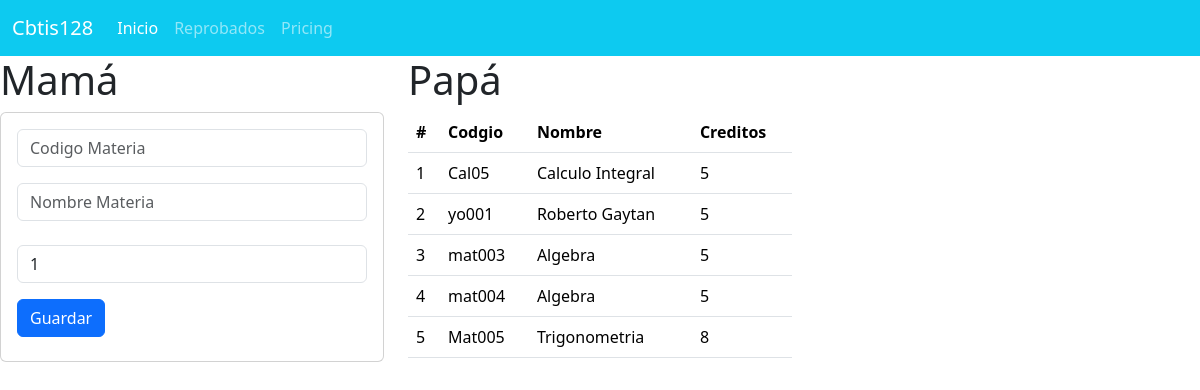
The page / on the database its author committed.
### materia_app/models.py (models this page shows, shortened)
class Materia(models.Model):
    codigo=models.CharField(primary_key=True, max_length=50)
    nombre=models.CharField(max_length=100)
    creditos=models.PositiveSmallIntegerField()

### materia_app/views.py (the view)
# urls.py: path('',views.inicio_vista,name="inicio_vista"),
def inicio_vista(request):
    lasmaterias=Materia.objects.all()
    return render(request,'gestionarMaterias.html',{"mismaterias":lasmaterias})

### materia_app/templates/gestionarMaterias.html (shortened to what this page needs)
{%extends "base.html"%}
{% block cuerpo%}
    <div class="row">
        <div class="col-sm-12 col-md-4 col-lg-4 col-xl-4">
            <h1>Mamá</h1>
            <div class="card">
              <div class="card-body">
                <form action="/registrarMateria/" method="POST">
                  <div class="form-group">
                    <input type="text" id="txtcodigo" name="txtcodigo" class="form-control" placeholder="Codigo Materia" minLenght="7" maxlenght="7" required>
                  </div>
                  <div class="form-group py-3">
                    <input type="text" id="txtnombre" name="txtnombre" class="form-control" placeholder="Nombre Materia" maxlenght="100" required>
                  </div>
                  <div class="form-group py-2">
                    <input type="text" id="numcredito" name="numcredito" class="form-control" value="1" min="1" max="2" required>
                  </div>
                  <div class="form-group py-2">
                    <button  type="submit" class="btn btn-primary" >Guardar</button>
                  </div>
                </form>
              </div>
            </div>
        </div>
        <div class="col-sm-12 col-md-4 col-lg-4 col-xl-4">
            <h1>Papá</h1>
        <div class="table-responsive">
            <table class="table">
                <thead>
                  <tr>
                    <th scope="col">#</th>
                    <th scope="col">Codgio</th>
                    <th scope="col">Nombre</th>
                    <th scope="col">Creditos</th>
                  </tr>
                </thead>
                <tbody>
                    {% for m in mismaterias%}
                      <tr>
                        <td>
                          {{forloop.counter}}
                        </td>
                        <td>{{m.codigo}}</td>
                        <td>{{m.nombre}}</td>
                        <td>{{m.creditos}}</td>
                      </tr>
                    {% endfor %}
                </tbody>
              </table>
        </div>
        </div>
    </div>
{%endblock%}

### materia_app/templates/base.html (shortened to what this page needs)
<!doctype html>
<html lang="en">
<head>
    <link href="https://cdn.jsdelivr.net/npm/bootstrap@5.3.3/dist/css/bootstrap.min.css" rel="stylesheet">
</head>
<body>
    <nav class="navbar navbar-expand-lg bg-info" data-bs-theme="dark">
        <div class="container-fluid">
          <a class="navbar-brand" href="#">Cbtis128</a>
          <div class="collapse navbar-collapse" id="navbarNav">
            <ul class="navbar-nav">
              <li class="nav-item">
                <a class="nav-link active" aria-current="page" href="#">Inicio</a>
              </li>
              <li class="nav-item">
                <a class="nav-link" href="#">Reprobados</a>
              </li>
              <li class="nav-item">
                <a class="nav-link" href="#">Pricing</a>
              </li>
            </ul>
          </div>
        </div>
      </nav>
    {% block cuerpo%}
    {%endblock%}
</body>
</html>

### rows shown on the page
Materia: codigo "Cal05", nombre "Calculo Integral", creditos "5"
Materia: codigo "yo001", nombre "Roberto Gaytan", creditos "5"
Materia: codigo "mat003", nombre "Algebra", creditos "5"
Materia: codigo "mat004", nombre "Algebra", creditos "5"
Materia: codigo "Mat005", nombre "Trigonometria", creditos "8"
